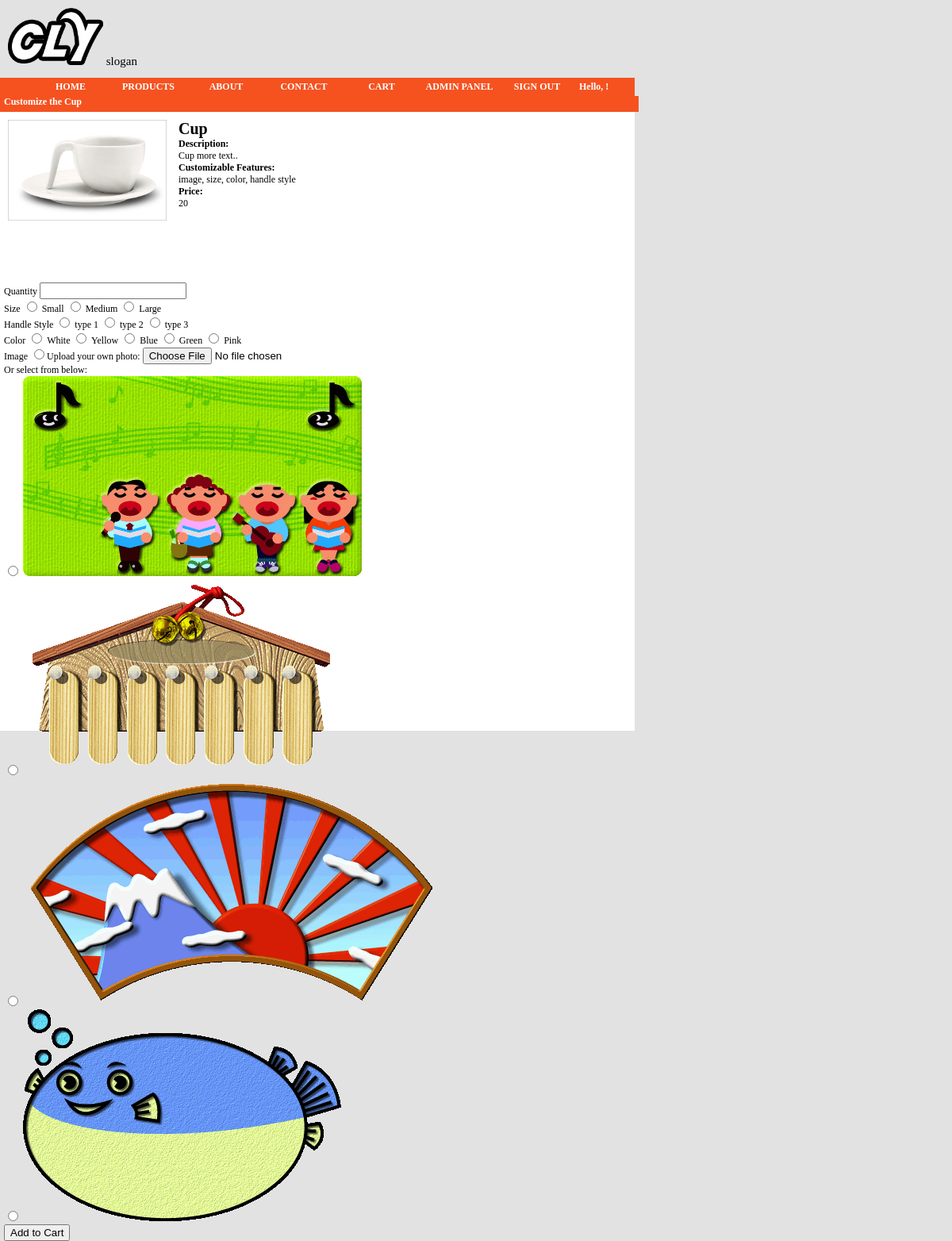
/add_product.php?id=2 (signed in), run on the app's committed database.
### tables this page shows
CREATE TABLE IF NOT EXISTS products (
id INTEGER NOT NULL AUTO_INCREMENT PRIMARY KEY,
name VARCHAR(50) NOT NULL,
description VARCHAR(1024) NOT NULL,
price DOUBLE NOT NULL,
attr_list VARCHAR(50) NOT NULL,
sample_image VARCHAR(70) NOT NULL
);

CREATE TABLE IF NOT EXISTS images(
id INTEGER NOT NULL AUTO_INCREMENT PRIMARY KEY,
path VARCHAR(100) NOT NULL,  
owner INTEGER NOT NULL  
);

### classes/Product.php (called while the page is built, shortened)
<?php
class Product {
  private $info = array();
  static function find($id){
    $id = intval($id);
    $result = sql("SELECT * FROM products WHERE id = $id", SQL_SINGLE_ROW);
    $ret = new Product($result);
    return $ret;
  }
  private function __construct($info){
    $this->info = array_merge($this->info, $info);
    $this->info["attr_list"] = explode(",", $this->info["attr_list"]);
  }
  function get_cusproduct(){
    return $this->create_cusproduct(array(), 0);
  }
  function create_cusproduct($attrs, $isValidate = 1){
    $result_main = $this->info;
    $result_main["product_id"] = $result_main["id"];
    $result_main["quantity"] = intval($attrs["quantity"]);
    unset($result_main["id"]);
    unset($attrs["quantity"]);
    switch($this->info["id"]){
      case 2: try{ return new Cup($result_main, $attrs, $isValidate);
              }catch(Exception $e){ return false; }
    }
  }
}
?>

### classes/Mysql.php (called while the page is built, shortened)
<?php
class Mysql{
  static public function query($str, $limit=SQL_MULTIPLE_ROWS){
    $result=mysql_query($str);
    if($limit==SQL_SINGLE_VALUE){
      if(mysql_num_rows($result)!=1) return false;
      else return mysql_result($result, 0);
    }else if($limit==SQL_SINGLE_ROW){
      if(mysql_num_rows($result)!=1) return false;
      else return mysql_fetch_assoc($result);
    }else{
      $ret=array();
      if($result!==true){
        while($row=mysql_fetch_assoc($result)) $ret[]=$row;
        return $ret;
      }else return true;
    }
  }
}
?>

### inc.php (called while the page is built, shortened)
<?php
$user = User::logged_in_user();
function sql($query, $limit=1003){
  return Mysql::query($query, $limit);
}
?>

### classes/CusProduct.php (called while the page is built, shortened)
<?php
abstract class CusProduct {
  private $info=array();
  protected $attr=array();
  function __construct($main, $attrs, $isValidate=1){
    $this->info = array_merge($this->info, $main);
  }
  function get_product_id(){ return $this->info["product_id"]; }
  function get_name(){ return $this->info["name"]; }
  function get_description(){ return $this->info["description"]; }
  function get_price(){ return $this->info["price"]; }
  function get_sample_image(){ return $this->info["sample_image"]; }
  function get_attr_list(){ return $this->info["attr_list"]; }
  function get_attr(){ return $this->attr; }
}
?>

### classes/User.php (called while the page is built, shortened)
<?php
class User {
  private $id;
  function __construct($id){
    $info = sql("SELECT * FROM users WHERE id = $id", SQL_SINGLE_ROW);
    $this->id = $id;
  }
  function get_id(){
    return $this->id;
  }
  static function logged_in_user(){
    if(@isset($_SESSION["user_id"])) return new User($_SESSION["user_id"]);
    else return false;
  }
}
?>

### classes/Image.php (called while the page is built, shortened)
<?php
class Image {
  private $info=array();
  function __construct($info){
    $this->info = $info;
  }
  static function get_available_images($user_id){
    $ret=array();
    $results = sql("SELECT * FROM images WHERE owner=0 OR owner=$user_id");
    foreach($results as $result){
      $ret[] = new Image($result);
    }
    return $ret;
  }
  function get_id(){ return $this->info["id"]; }
  function get_path(){ return $this->info["path"]; }
}

### add_product.php (the view, shortened to what this page needs)
<?php
include 'inc.php';
$product_id = $_GET["id"];
$product = Product::find($product_id);
$cusproduct = $product->get_cusproduct();
include 'header.php';
include 'menu.php';
?>
<div id="content">
  <h3>Customize the <?php echo $cusproduct->get_name(); ?></h3>
    <div class="products-block">
      <div class="products-img-container">
        <img src="<?php echo $cusproduct->get_sample_image(); ?>" />
      </div>
      <div class="products-desc-container">
        <h4><?php echo $cusproduct->get_name(); ?></h4>
        <h5>Description: </h5>
          <span class="products-desc-text"><?php echo $cusproduct->get_description(); ?></span>
        <h5>Customizable Features: </h5>
          <span class="products-attr-list"><?php echo implode(", ", $cusproduct->get_attr_list()); ?></span>
        <h5>Price: </h5>
           <span class="products-price-text"><?php echo $cusproduct->get_price(); ?></span>
      </div>
      <div class="products-customize-container" style="clear: both;">
        <form method="post" enctype="multipart/form-data"
              action="add_product.php?id=<?php echo $cusproduct->get_product_id(); ?>">
          <label for="attr[quantity]">Quantity</label>
            <input type="text" name="attr[quantity]" value="<?php echo $_POST["attr"]["quantity"]; ?>" />
          <?php echo display_form_attr($user, $cusproduct, $_POST); ?>
          <input type="submit" name="submit" value="Add to Cart" />
        </form>
      </div>
    </div>
</div>
<?
include 'footer.php';
function display_form_attr($user, $cusproduct, $old_inputs){
  $ret = "";
  $attr = $cusproduct->get_attr();
  foreach($attr as $key=>$values){
    $ret.="<div class='products-customize-div'>\n";
    $ret.="<label for='attr[$key]'>".ucwords($key)."</label>\n";
    if($key=="image"){
      $ret.="<input type='radio' name='attr[$key]' value='0' />Upload your own photo:\n";
      $ret.="<input type='file' name='upload' /><br />\n";
      $ret.="Or select from below:<br />\n";
      $images = Image::get_available_images($user->get_id());
      $ret.="<div id='product-browse-images'>\n";
      foreach($images as $image){
        $ret.="<input type='radio' name='attr[$key]' value='{$image->get_id()}' />\n";
        $ret.="<img src='images/{$image->get_path()}' alt='images/{$image->get_path()}' />\n";
        $ret.="<br />\n";
      }
      $ret.="</div>\n";
    }else if($key=="text"){
      $ret.="<input type='text' name='attr[$key]' maxlength='$values'
              value='{$old_inputs["attr"][$key]}' />\n";
    }else{
      foreach($values as $value){
        $checked = ($old_inputs["attr"][$key] == $value ? "checked='checked'" : "");
        $ret.="<input type='radio' name='attr[$key]' value='$value' $checked> $value \n";
      }
    }
    $ret.="</div>\n";
  }
  return $ret;
}
?>

### stylesheet.css (style rules this page uses)
body { border: 0px; margin: 0px; font-size: 12px; background-color: #E2E2E2; }
#content { width: 800px; height: 800px; background-color: #FFFFFF; margin: 0px; clear: both; }
h3 { padding-left: 5px; margin: 0px; background-color: #F55220; width: 100%; height: 20px; font-weight: bold; color: #FFFFFF; font-size: 12px; }
.products-block { padding: 5px; height: 130px; width: 800px; }
.products-img-container { float: left; width: 200px; height: 200px; }
.products-img-container img { width: 200px; padding: 5px; }
.products-desc-container { float: left; height: 200px; width: 400px; padding: 5px; margin-left: 15px; }
h4 { font-size: 20px; margin: 0px; }
h5 { font-size: 12px; font-weight: bold; margin: 0px; }

### data on the page
products: name "Cup", sample_image (picture), description "Cup more text..", price "20"
images: path (picture)
images: path (picture)
images: path (picture)
images: path (picture)

### other printed values
implode(", ", $cusproduct->get_attr_list()) "image, size, color, handle style"
$key "Size"
$value "Small"
$value "Medium"
$value "Large"
$key "Handle Style"
$value "type 1"
$value "type 2"
$value "type 3"
$key "Color"
$value "White"
$value "Yellow"
$value "Blue"
$value "Green"
$value "Pink"
